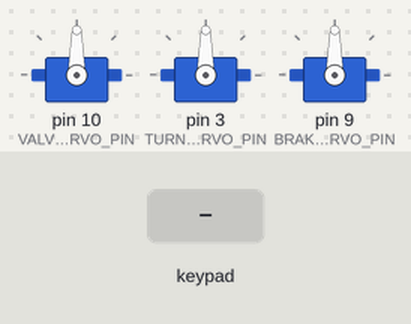
The sketch below on a simulated Arduino Uno, built with avr-gcc and run on an emulated ATmega328P. Shown: 3 × servo. The test bench sets the inputs (shaded band). What the sketch prints to the serial monitor is not drawn.

Above: at 1.2 s.
1.3 s: key 'T' pressed
At 2.4 s:
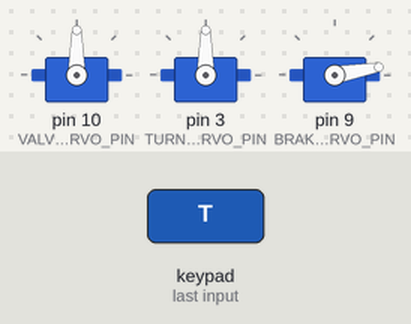
4.3 s: key 'U' pressed
At 4.6 s:
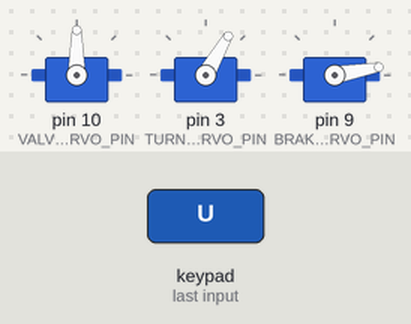
5.8 s: key 'L' pressed
At 6.2 s:
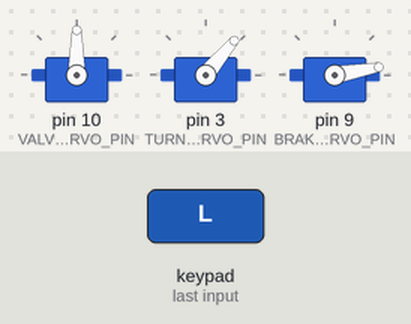
7.3 s: key 'X' pressed
At 8.3 s:
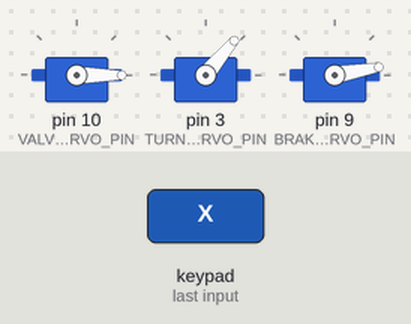
8.8 s: key 'R' pressed
At 9.9 s:
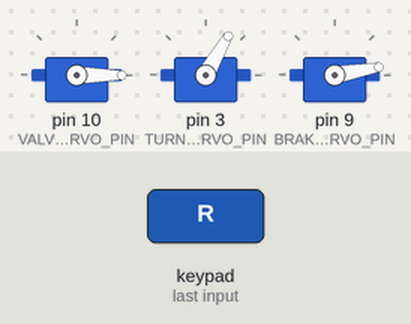
Timing chart, 0 to 11.3 s (numbered marks = the images above; inputs shaded):
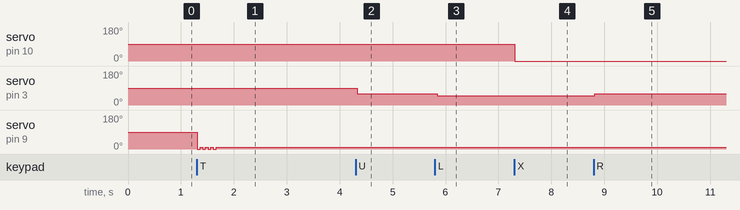

Measured:
- after the input at 1.3 s, servo on pin 9 (BRAKE_SERVO_PIN): 90° → 10° at once
- after the input at 4.3 s, servo on pin 3 (TURNING_SERVO_PIN): 90° → 60° at once
- after the input at 5.8 s, servo on pin 3 (TURNING_SERVO_PIN): 60° → 50° after 0.05 s
- after the input at 7.3 s, servo on pin 10 (VALVE_SERVO_PIN): 90° → 0° at once
- after the input at 8.8 s, servo on pin 3 (TURNING_SERVO_PIN): 50° → 60° at once

The sketch:

car-ps2.ino
```cpp
#include <Servo.h>

//water valve
Servo valve_servo;
#define VALVE_SERVO_PIN 10
#define VALVE_OPEN_ANGLE 0
#define VALVE_CLOSE_ANGLE 10

//turning
Servo turning_servo;

#define TURNING_SERVO_LEFT_ANGLE 0
#define TURNING_SERVO_RIGHT_ANGLE 20
#define TURNING_SERVO_FRONT_ANGLE 60

#define TURNING_SERVO_PIN 3

//brake
bool brake_state = false;                   //true for activated

Servo brake_servo;
#define BRAKE_SERVO_ON_ANGLE 0
#define BRAKE_SERVO_OFF_ANGLE 10
#define BRAKE_SERVO_PIN 9

//nrf24l01
// #include <SPI.h>
// #include "RF24.h"

// #define NRF24L01_CE 5
// #define NRF24L01_CSN 6

// #define NRF24L01_CHANNEL 83             //0-125, 2400MHz + CHANNEL
// #define NRF24L01_PA_LEVEL RF24_PA_LOW   //RF24_PA_MIN
//                                         //RF24_PA_LOW
//                                         //RF24_PA_HIGH
//                                         //RF24_PA_MAX
// #define NRF24L01_DATA_RATE RF24_1MBPS   //RF24_250KBPS
//                                         //RF24_1MBPS
//                                         //RF24_2MBPS
// const byte addr[] = "1Node";
// const byte pipe = 1;

// RF24 radio(NRF24L01_CE, NRF24L01_CSN);

//ps2
#include <PS2X_lib.h>

#define DATA_PORT 5
#define COMMAND_PORT 6
#define ATT_PORT 7
#define CLK_PORT 8
#define SUPPORT_ANALOG_JOYSTICK true
#define SUPPORT_VIBRATION true

PS2X ps2x;
int error = 0;
byte type = 0;
byte vibrate = 0;

void setup()
{
    Serial.begin(9600);
    Serial.println("");
    Serial.println("start");

    //water valve
    valve_servo.attach(VALVE_SERVO_PIN);

    //turning
    turning_servo.attach(TURNING_SERVO_PIN);

    //brake
    brake_servo.attach(BRAKE_SERVO_PIN);

    //nrf24l01
    // Serial.begin(9600);
    // radio.begin();
    // radio.setChannel(NRF24L01_CE);
    // radio.setPALevel(NRF24L01_PA_LEVEL);
    // radio.setDataRate(NRF24L01_DATA_RATE);
    // radio.openReadingPipe(pipe, addr);
    // radio.startListening();

    // Serial.println("nRF24L01 ready");

    //ps2x
    do
    {
        error = ps2x.config_gamepad(CLK_PORT, COMMAND_PORT, ATT_PORT, DATA_PORT, SUPPORT_ANALOG_JOYSTICK, SUPPORT_VIBRATION);
        if(error == 0)
            Serial.println("Controller found");
        else if(error == 1)
            Serial.println("ERROR: No Controller found");
        else if(error == 2)
            Serial.println("ERROR: Controller not accepting command");
        else if(error == 3)
            Serial.println("ERROR: Controller refusing to enter Pressures Mode, may not support it");
    }while(error != 0);
}

void loop()
{
    // if(radio.available(&pipe))
    // {
    //     char msg[32] = "";
    //     radio.read(&msg, sizeof(msg));
    //     Serial.println(msg);
    // }
    if(error == 1)      return;

    ps2x.read_gamepad(false, vibrate);

    String msg;
    if(ps2x.ButtonPressed(PSB_PAD_UP))
        msg = "car foward";
    else if(ps2x.ButtonPressed(PSB_PAD_RIGHT))
        msg = "car right";
    else if(ps2x.ButtonPressed(PSB_PAD_LEFT))
        msg = "car left";
    else if(ps2x.Button(PSB_BLUE))
        msg = "open valve";
    else if(ps2x.Button(PSB_RED))
        msg = "close valve";
    else if(ps2x.Button(PSB_GREEN))
        msg = "car brake";

    if(msg == "car foward")
    {
        turning_servo.write(TURNING_SERVO_FRONT_ANGLE);
        brake_servo.write(BRAKE_SERVO_OFF_ANGLE);
        brake_state = false;
    }
    else if(msg == "car right")
    {
        turning_servo.write(turning_servo.read() + 10);
        brake_servo.write(BRAKE_SERVO_OFF_ANGLE);
        brake_state = false;
    }
    else if(msg == "car left")
    {
        turning_servo.write(turning_servo.read() - 10);
        brake_servo.write(BRAKE_SERVO_OFF_ANGLE);
        brake_state = false;
    }
    else if(msg == "open valve")
    {
        valve_servo.write(VALVE_OPEN_ANGLE);
    }
    else if(msg == "close valve")
    {
        valve_servo.write(VALVE_CLOSE_ANGLE);
    }
    else if(msg == "valve stop")
    {
        // digitalWrite(WATER_VALVE_IN1, LOW);
        // digitalWrite(WATER_VALVE_IN2, LOW);
    }
    else if(msg == "car brake")
    {
        if(brake_state == false)
        {
            brake_servo.write(BRAKE_SERVO_ON_ANGLE);
            brake_state = true;
        }
        else if(brake_state == true)
        {
            brake_servo.write(BRAKE_SERVO_OFF_ANGLE);
            brake_state = false;
        }
    }

    delay(50);
}
```
